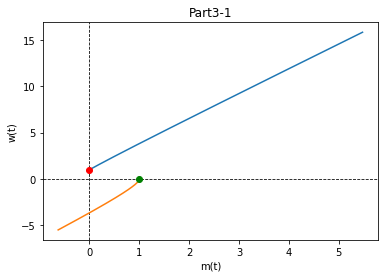

This chart was generated by the following Python code:
from timeit import repeat
import numpy as np
from pandas import Interval
from scipy.integrate import odeint
import matplotlib.pyplot as plt
from matplotlib.animation import FuncAnimation, PillowWriter 
def model(z, t):

    m = z[0]
    w = z[1]

    a = 0
    b = 1
    c = -1
    d = 3
    dmdt = a*m + b*w
    dwdt = c*m + d*w
    return [dmdt, dwdt]

# initial condition
z01 = [0,1]
z02 = [1,0]
# number of time points
n = 1000
# time point
t = np.linspace(0,1,n)
# store solution
m1 = np.empty_like(t)
w1 = np.empty_like(t)
m2 = np.empty_like(t)
w2 = np.empty_like(t)
# record initial conditions
m1[0] = z01[0]
w1[0] = z01[1]
m2[0] = z02[0]
w2[0] = z02[1]
# solve ODE
for i in range(1,n):
    tspan = [t[i-1], t[i]]

    z1 = odeint(model,z01, tspan)
    z2 = odeint(model, z02,tspan)
    m1[i] = z1[1][0]
    w1[i] = z1[1][1]
    m2[i] = z2[1][0]
    w2[i] = z2[1][1]
    # print(m[i], w[i])

    z01 = z1[1]
    z02 = z2[1]

# print(len(m))
# print(len(w))

fig, ax = plt.subplots()
ax.set_ylabel('w(t)')
ax.set_xlabel('m(t)')
ax.set_title('Part3-1')
ax.axhline(color='k', lw=0.8, ls='--')
ax.axvline(color='k', lw=0.8, ls='--')
plt.plot(m1,w1)
plt.plot(m2,w2)

redDot1, = plt.plot([m1[0]], [w1[0]], 'ro')
redDot2, = plt.plot([m2[0]], [w2[0]], 'go')
def animate(i):
    # print(i)

    redDot1.set_data(m1[i], w1[i])
    redDot2.set_data(m2[i], w2[i])
    return redDot1,redDot2

myAnimation = FuncAnimation(fig, animate, frames=range(0,1000),\
            interval=.5,blit=True, repeat=True)
# myAnimation.save('part1.gif', writer='imagemagick', fps=200)
plt.show()
# myAnimation.save('part1.gif', writer='imagemagick', fps=200)
